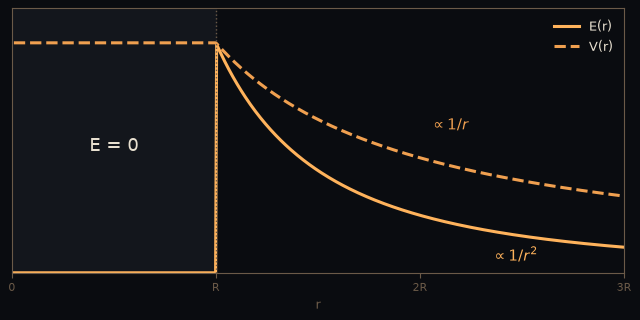

This chart was generated by the following Python code:
"""Thumbnail for the `gd-charged-core` entry: field and potential of a charged shell.

Run:  python figures/gd-charged-core.py
Writes figures/gd-charged-core.png (2:1 aspect, matches the Ship Log card image area).
"""

from pathlib import Path

import matplotlib
import numpy as np

matplotlib.use("Agg")
import matplotlib.pyplot as plt  # noqa: E402

BG, PANEL, ORANGE, BRIGHT, DIM, TEXT = "#0a0c10", "#13161c", "#f0a050", "#ffb35c", "#6b5a48", "#e8e0d0"

R = 1.0
r = np.linspace(0.01, 3.0, 600)
E = np.where(r < R, 0.0, 1.0 / r**2)
V = np.where(r < R, 1.0 / R, 1.0 / r)

fig, ax = plt.subplots(figsize=(6.4, 3.2), dpi=100)
fig.patch.set_facecolor(BG)
ax.set_facecolor(BG)

ax.axvspan(0, R, color=PANEL, zorder=0)
ax.plot(r, E, color=BRIGHT, lw=2.2, label="E(r)")
ax.plot(r, V, color=ORANGE, lw=2.2, ls="--", label="V(r)")
ax.axvline(R, color=DIM, lw=1, ls=":")

ax.text(R / 2, 0.55, "E = 0", color=TEXT, ha="center", va="center", fontsize=13)
ax.text(2.05, 0.62, r"$\propto 1/r$", color=ORANGE, fontsize=11)
ax.text(2.35, 0.05, r"$\propto 1/r^2$", color=BRIGHT, fontsize=11)

ax.set_xlim(0, 3)
ax.set_ylim(0, 1.15)
for s in ax.spines.values():
    s.set_color(DIM)
ax.tick_params(colors=DIM, labelsize=8)
ax.set_xticks([0, 1, 2, 3])
ax.set_xticklabels(["0", "R", "2R", "3R"])
ax.set_yticks([])
ax.set_xlabel("r", color=DIM, fontsize=9)
ax.legend(frameon=False, labelcolor=TEXT, fontsize=9, loc="upper right")

fig.tight_layout(pad=0.6)
out = Path(__file__).with_suffix(".png")
fig.savefig(out, facecolor=BG)
print(f"wrote {out}")
